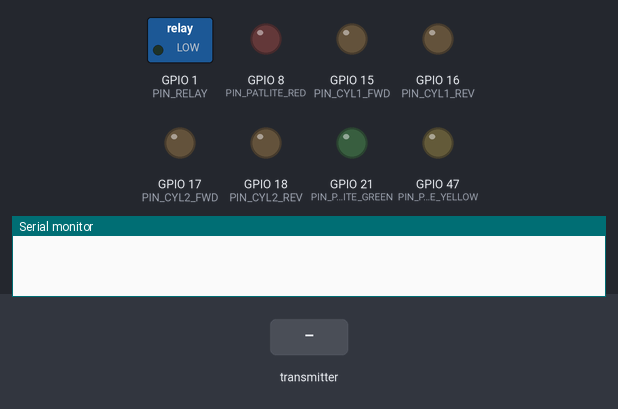
This sketch was run on a simulated ESP32-S3. Shown: switched loads named in the sketch (green lamp = pin HIGH), output pins drawn as LEDs (lit = HIGH), the last lines printed to the serial monitor. Dashed ring = blinking. The inputs (shaded band) are chosen by the test bench.

Above: at 0.0 s.
At 1.7 s:
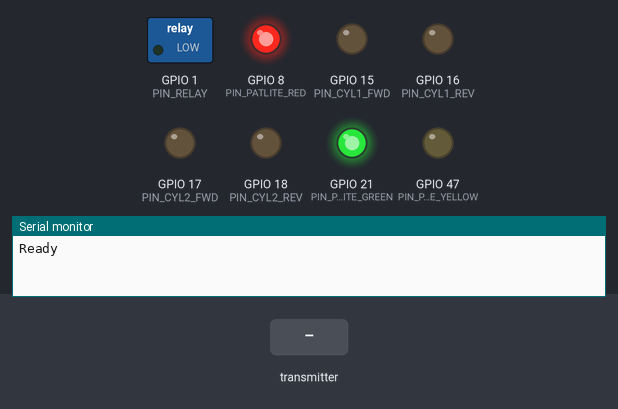
1.8 s: the transmitter starts sending cylinder_1 = 0
At 2.52 s:
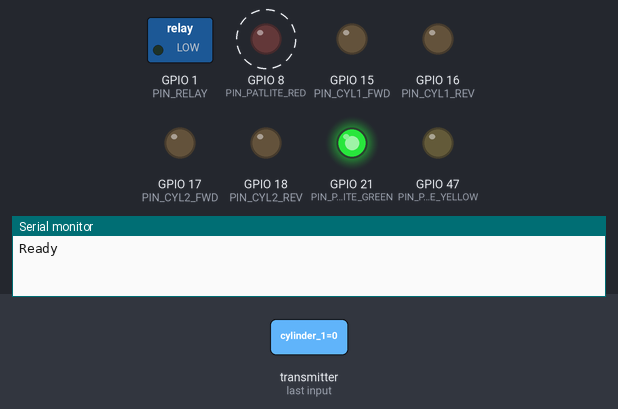
Timing chart, 0 to 10.8 s (numbered marks = the images above; inputs shaded):
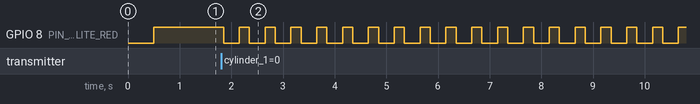

Measured:
- after the input at 1.8 s, GPIO 8 (PIN_PATLITE_RED): alternates HIGH for 0.20 s and LOW for 0.30 s, starting after 0.05 s

The sketch:

attachment.ino
```cpp
#include <WiFi.h>
#include <esp_now.h>
#include "driver/gpio.h"

// ─── Pin definitions ──────────────────────────────────────────────────────────
const gpio_num_t PIN_CYL1_FWD = GPIO_NUM_15;  // cylinder 1 forward
const gpio_num_t PIN_CYL1_REV = GPIO_NUM_16;  // cylinder 1 reverse
const gpio_num_t PIN_CYL2_FWD = GPIO_NUM_17;  // cylinder 2 forward
const gpio_num_t PIN_CYL2_REV = GPIO_NUM_18;  // cylinder 2 reverse
const gpio_num_t PIN_RELAY     = GPIO_NUM_1;   // power relay

const gpio_num_t PIN_PATLITE_GREEN  = GPIO_NUM_21;  // green  — system ready
const gpio_num_t PIN_PATLITE_YELLOW = GPIO_NUM_47;  // yellow — relay ON / active
const gpio_num_t PIN_PATLITE_RED    = GPIO_NUM_8;   // red    — no signal (timeout)

// ─── Command struct ───────────────────────────────────────────────────────────
// Must match SubBoardCmd in main board firmware exactly.
typedef struct {
  float cylinder_1;  // [-1.0, 1.0]  positive = forward
  float cylinder_2;  // [-1.0, 1.0]  positive = forward
  int   power;       // 1 = on, 0 = off
} SubBoardCmd;

// ─── State ───────────────────────────────────────────────────────────────────
float g_cyl1  = 0;
float g_cyl2  = 0;
int   g_power = 0;
unsigned long g_last_recv = 0;
bool  g_timeout = true;

// ─── ESP-NOW receive callback ─────────────────────────────────────────────────
void onDataRecv(const uint8_t *mac, const uint8_t *data, int len) {
  if (len != sizeof(SubBoardCmd)) return;

  SubBoardCmd cmd;
  memcpy(&cmd, data, sizeof(cmd));

  g_cyl1      = cmd.cylinder_1;
  g_cyl2      = cmd.cylinder_2;
  g_power     = cmd.power;
  g_last_recv = millis();
  g_timeout   = false;
}

// ─── Cylinder control ─────────────────────────────────────────────────────────
void moveCylinder(float value, gpio_num_t pin_fwd, gpio_num_t pin_rev) {
  if (value >= 0.5f) {
    digitalWrite(pin_fwd, HIGH);
    digitalWrite(pin_rev, LOW);
  } else if (value <= -0.5f) {
    digitalWrite(pin_fwd, LOW);
    digitalWrite(pin_rev, HIGH);
  } else {
    digitalWrite(pin_fwd, LOW);
    digitalWrite(pin_rev, LOW);
  }
}

// ─── Patlite ──────────────────────────────────────────────────────────────────
// GREEN  ON  = system running (always on after setup)
// YELLOW ON  = relay active (power on, cylinders can move)
// RED    ON  = no signal from main board (timeout)
void updatePatlite(bool timeout, bool power_on) {
  digitalWrite(PIN_PATLITE_GREEN,  HIGH);          // always on
  digitalWrite(PIN_PATLITE_YELLOW, power_on ? HIGH : LOW);
  digitalWrite(PIN_PATLITE_RED,    timeout  ? HIGH : LOW);
}

// ─────────────────────────────────────────────────────────────────────────────

void setup() {
  Serial.begin(115200);
  delay(500);

  gpio_set_direction(PIN_CYL1_FWD,      GPIO_MODE_OUTPUT);
  gpio_set_direction(PIN_CYL1_REV,      GPIO_MODE_OUTPUT);
  gpio_set_direction(PIN_CYL2_FWD,      GPIO_MODE_OUTPUT);
  gpio_set_direction(PIN_CYL2_REV,      GPIO_MODE_OUTPUT);
  gpio_set_direction(PIN_RELAY,         GPIO_MODE_OUTPUT);
  gpio_set_direction(PIN_PATLITE_GREEN,  GPIO_MODE_OUTPUT);
  gpio_set_direction(PIN_PATLITE_YELLOW, GPIO_MODE_OUTPUT);
  gpio_set_direction(PIN_PATLITE_RED,    GPIO_MODE_OUTPUT);

  WiFi.mode(WIFI_STA);
  if (esp_now_init() != ESP_OK) {
    Serial.println("ESP-NOW init failed");
    return;
  }
  esp_now_register_recv_cb(onDataRecv);

  updatePatlite(true, false);  // red on at start (waiting for signal)
  Serial.println("Ready");
}

void loop() {
  // ── Timeout check ────────────────────────────────────────────────────────────
  if (millis() - g_last_recv > 300) {
    g_cyl1    = 0;
    g_cyl2    = 0;
    g_power   = 0;
    g_timeout = true;
  }

  // ── Apply commands ───────────────────────────────────────────────────────────
  if (g_power == 1) {
    digitalWrite(PIN_RELAY, HIGH);
    moveCylinder(g_cyl1, PIN_CYL1_FWD, PIN_CYL1_REV);
    moveCylinder(g_cyl2, PIN_CYL2_FWD, PIN_CYL2_REV);
  } else {
    digitalWrite(PIN_RELAY, LOW);
    digitalWrite(PIN_CYL1_FWD, LOW);
    digitalWrite(PIN_CYL1_REV, LOW);
    digitalWrite(PIN_CYL2_FWD, LOW);
    digitalWrite(PIN_CYL2_REV, LOW);
  }

  // ── Update Patlite ───────────────────────────────────────────────────────────
  updatePatlite(g_timeout, g_power == 1);
}
```
